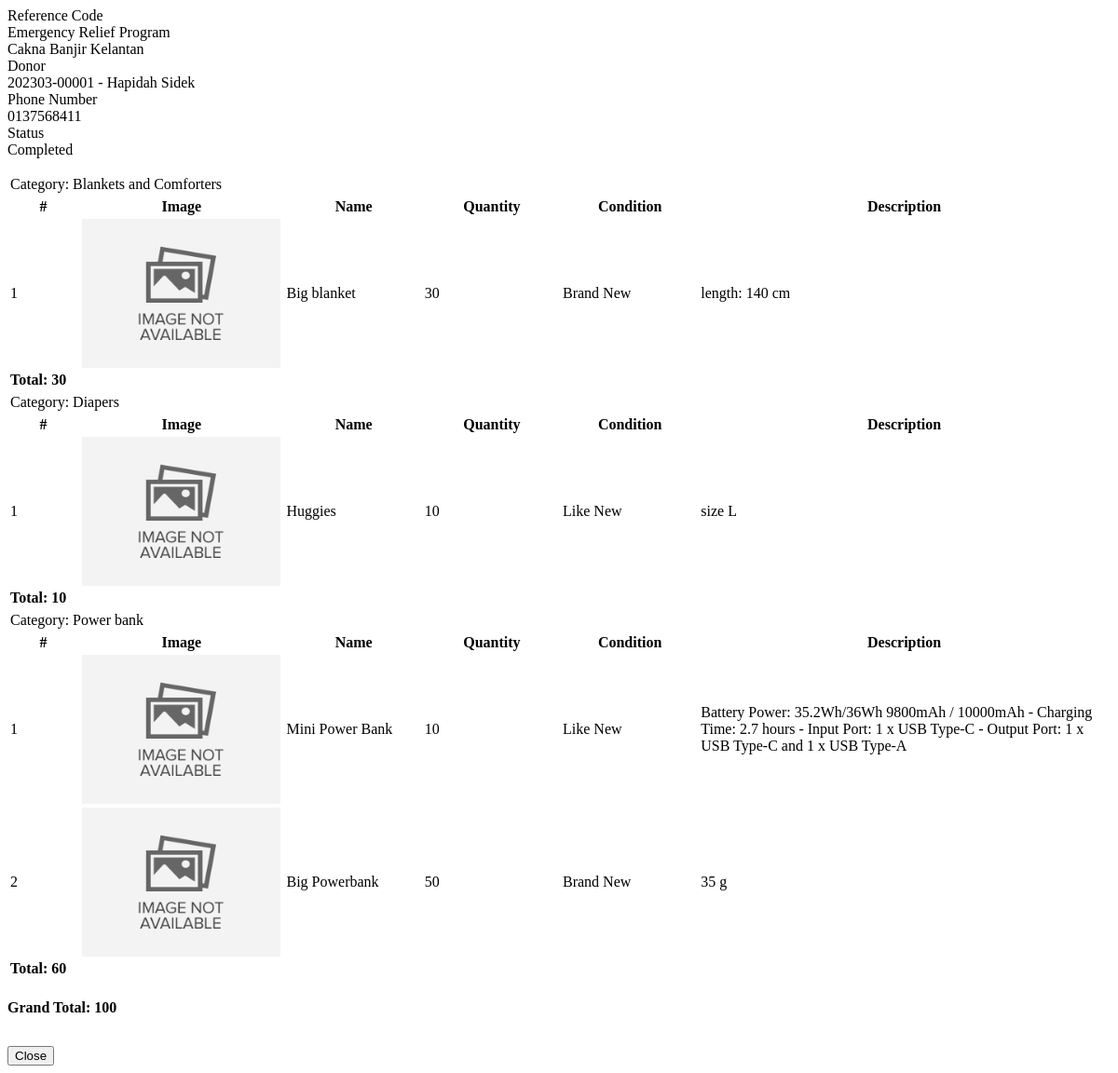
The page /donation_history/view_donation.php?id=1 on the database its author committed.
### tables this page shows
CREATE TABLE `donated_goods` (
  `id` int(30) NOT NULL,
  `donation_id` int(30) NOT NULL,
  `category_id` int(30) NOT NULL,
  `name` text NOT NULL,
  `image_path` text NOT NULL,
  `quantity` int(255) NOT NULL,
  `description` text NOT NULL,
  `goods_condition` tinyint(5) NOT NULL
);

CREATE TABLE `category_list` (
  `id` int(30) NOT NULL,
  `admin_id` int(30) NOT NULL,
  `name` text NOT NULL,
  `description` text NOT NULL,
  `status` tinyint(1) NOT NULL DEFAULT 1,
  `delete_flag` tinyint(1) NOT NULL DEFAULT 0,
  `date_created` datetime NOT NULL DEFAULT current_timestamp(),
  `date_updated` datetime DEFAULT NULL ON UPDATE current_timestamp()
);

### config.php (called while the page is built, shortened)
<?php
function validate_image($file){
    $file = explode("?",$file)[0];
	if(!empty($file)){
		if(is_file(base_app.$file)){
			return base_url.$file;
		}else{
			return base_url.'dist/img/no-image-available.png';
		}
	}else{
		return base_url.'dist/img/no-image-available.png';
	}
}
?>

### donation_history/view_donation.php (the view, shortened to what this page needs)
<?php
require_once('./../config.php');
?>
<div class="container-fluid">
	<div class="row">
        <div class="col-4 border bg-gradient-primary"><span class="">Reference Code</span></div>
        <div class="col-4 border bg-gradient-primary"><span class="">Emergency Relief Program</span></div>
        <div class="col-8 border"><span class="font-weight-bolder"><?= isset($program) ? $program: '' ?></span></div>
        <div class="col-4 border bg-gradient-primary"><span class="">Donor</span></div>
        <div class="col-8 border"><span class="font-weight-bolder"><?= isset($donor) ? $donor_code.' - '.$donor : '' ?></span></div>
        <div class="col-4 border bg-gradient-primary"><span class="">Phone Number</span></div>
        <div class="col-8 border"><span class="font-weight-bolder"><?= isset($contact) ? $contact: '' ?></span></div>
        <div class="col-4 border bg-gradient-primary"><span class="">Status</span></div>
        <div class="col-8 border"><span class="font-weight-bolder">
            <?php
            $status = isset($status) ? $status : '';
                switch($status){
                    case 1:
                        echo '<span class="badge badge-success bg-gradient-success px-3 rounded-pill">Completed</span>';
                        break;
                }
            ?>
        </div>
    </div>
    <div id="order-list" class="row" style="margin-top:1rem;">
    <?php
    $gtotal = 0;
    $categoryTotal = array();
    $donation = $conn->query("SELECT dg.*, c.name as category from donated_goods dg inner join category_list c on dg.category_id = c.id where dg.donation_id='{$id}' order by c.name asc");
    while ($prow = $donation->fetch_assoc()):
        $categoryName = $prow['category'];
        $quantity = $prow['quantity'];
        if (!isset($categoryTotal[$categoryName])) {
            $categoryTotal[$categoryName] = $quantity;
        } else {
            $categoryTotal[$categoryName] += $quantity;
        }
        $gtotal += $quantity;
    ?>
        <?php if (!isset($currentCategory) || $currentCategory !== $categoryName):
            $i = 1;
            ?>
            <?php if (isset($currentCategory)):
                ?>
                <tr>
                    <td class="text-right" colspan="6"><strong>Total: <?= $categoryTotal[$currentCategory] ?></strong></td>
                </tr>
                </tbody>
                </table>
            </div>
            <?php endif; ?>
            <div class="col-12 border">
                <table>
                    <div class="d-flex">
                        <tr>
                            <td>
                                <div class="col-10 h6 font-weight-bold text-left">Category:</div>
                            </td>
                            <td>
                                <div class="col-10 h6 font-weight-bold text-left" style="width:30rem;"><?= $categoryName ?></div>
                            </td>
                        </tr>
                    </div>
                </table>
                <table class="table table-bordered table-hover table-sm">
                <thead>
                    <tr>
                        <th scope="col" width="5%">#</th>
                        <th scope="col" width="15%">Image</th>
                        <th scope="col" width="10%">Name</th>
                        <th scope="col" width="10%">Quantity</th>
                        <th scope="col" width="10%">Condition</th>
                        <th scope="col" width="30%">Description</th>
                    </tr>
                </thead>
                <tbody>
        <?php endif; ?>
        <tr>
            <td><?= $i++; ?></td>
            <td><img src="<?= validate_image($prow['image_path']) ?>" alt="" class="img-center prod-img border bg-gradient-gray"></td>
            <td><?= $prow['name'] ?></td>
            <td><?= $prow['quantity'] ?></td>
            <td>
    <?php
        switch($prow['goods_condition']){
            case 0:
                echo '<span class="badge badge-secondary bg-gradient-light border px-3 rounded-pill">
                          Brand New
                          <i class="fas fa-info-circle ml-1" data-toggle="tooltip" data-placement="top" title="Never used. May come with original packaging or tag."></i>
                      </span>';
                break;
            case 1:
                echo '<span class="badge badge-success bg-gradient-light border px-3 rounded-pill">
                          Like New
                          <i class="fas fa-info-circle ml-1" data-toggle="tooltip" data-placement="top" title="Used once or twice. As good as new"></i>
                      </span>';
                break;
        }
    ?>
</td>
            <td><?= $prow['description'] ?></td>
        </tr>
        <?php $currentCategory = $categoryName; ?>
    <?php endwhile; ?>
    <tr>
        <td class="text-right" colspan="6"><strong>Total: <?= $categoryTotal[$currentCategory] ?></strong></td>
    </tr>
    </tbody>
    </table>
    </div>
    <div class="col-12 border">
        <h4 class="text-right">Grand Total: <?= $gtotal ?></h4>
    </div>
	<div class="text-right" style=" width:100%; margin-top:2rem;">
		<button class="btn btn-default bg-gradient-dark text-light btn-sm btn-flat" type="button" data-dismiss="modal"><i class="fa fa-times"></i> Close</button>
	</div>
</div>

### donation_history/view_donation.php (style rules this page uses)
.prod-img { width:calc(100%); height:auto; max-height: 10em; object-fit:scale-down; object-position:center center }

### rows shown on the page
donated_goods: category_list.name "Blankets and Comforters", name "Big blanket", quantity "30", goods_condition "Brand New", description "length: 140 cm"
donated_goods: category_list.name "Diapers", name "Huggies", quantity "10", goods_condition "Like New", description "size L"
category_list: name "30"
donated_goods: category_list.name "Power bank", name "Mini Power Bank", quantity "10", goods_condition "Like New", description "Battery Power: 35.2Wh/36Wh 9800mAh / 10000mAh - Charging Time: 2.7 hours - Input Port: 1 x USB Type-C - Output Port: 1 x USB Type-C and 1 x USB Type-A"
category_list: name "10"
donated_goods: name "Big Powerbank", quantity "50", goods_condition "Brand New", description "35 g"
category_list: name "60"

### other values the page prints
$program "Cakna Banjir Kelantan"
$donor_code "202303-00001"
$donor "Hapidah Sidek"
$contact "0137568411"
$gtotal "100"
